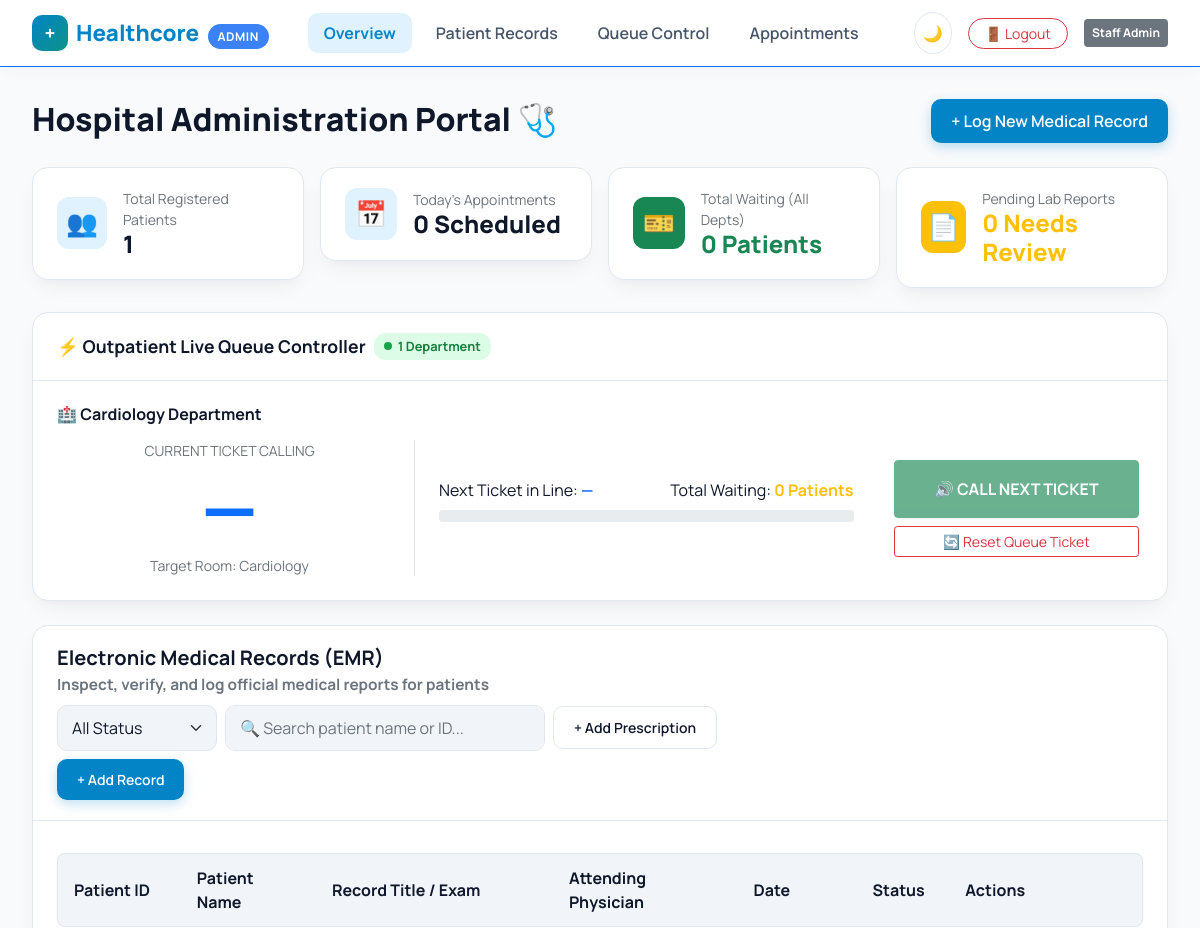
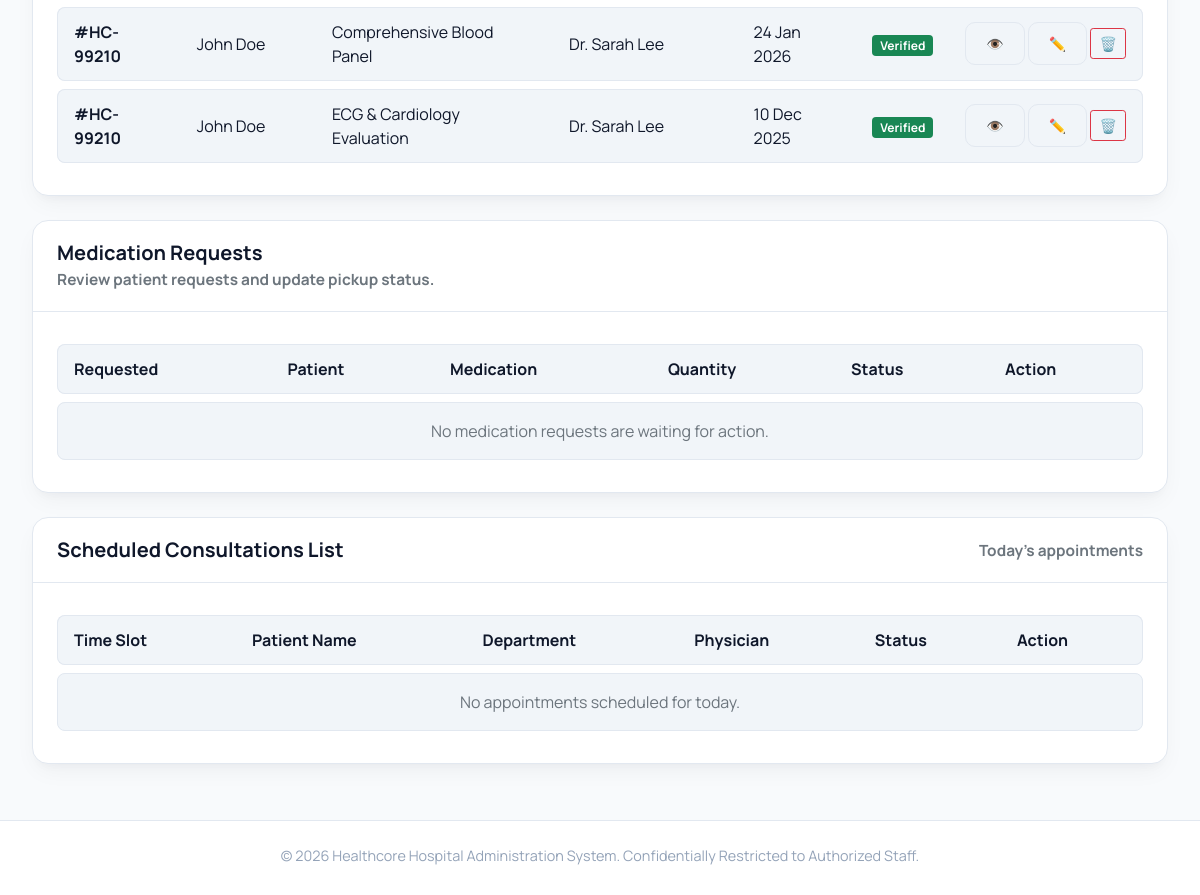
/admin.php (signed in), run on the app's committed database (2 pictures, top to bottom).
### tables this page shows
CREATE TABLE `queue_state` (
  `id` int(11) NOT NULL,
  `department` varchar(100) NOT NULL,
  `currently_serving` int(11) NOT NULL DEFAULT -1,
  `updated_at` timestamp NOT NULL DEFAULT current_timestamp() ON UPDATE current_timestamp()
);

CREATE TABLE `medical_records` (
  `id` int(11) NOT NULL,
  `patient_id` int(11) NOT NULL,
  `doctor_id` int(11) NOT NULL,
  `title` varchar(200) NOT NULL,
  `notes` text DEFAULT NULL,
  `record_date` date NOT NULL,
  `status` enum('Verified','Under Review') DEFAULT 'Under Review',
  `created_at` timestamp NOT NULL DEFAULT current_timestamp()
);

CREATE TABLE `patients` (
  `id` int(11) NOT NULL,
  `user_id` int(11) NOT NULL,
  `patient_code` varchar(20) NOT NULL,
  `dob` date DEFAULT NULL,
  `gender` enum('Male','Female','Other') DEFAULT 'Other',
  `blood_type` varchar(5) DEFAULT NULL,
  `height_cm` int(11) DEFAULT NULL,
  `weight_kg` int(11) DEFAULT NULL,
  `address` varchar(255) DEFAULT NULL,
  `emergency_name` varchar(120) DEFAULT NULL,
  `emergency_phone` varchar(30) DEFAULT NULL,
  `insurance_provider` varchar(150) DEFAULT NULL,
  `insurance_policy_no` varchar(60) DEFAULT NULL,
  `primary_doctor_id` int(11) DEFAULT NULL
);

CREATE TABLE `users` (
  `id` int(11) NOT NULL,
  `role` enum('patient','doctor','admin') NOT NULL DEFAULT 'patient',
  `full_name` varchar(120) NOT NULL,
  `email` varchar(150) NOT NULL,
  `password` varchar(255) NOT NULL,
  `phone` varchar(30) DEFAULT NULL,
  `created_at` timestamp NOT NULL DEFAULT current_timestamp()
);

### admin.php (the view, shortened to what the rows shown need)
<?php
require_once 'auth.php';
require_once 'db.php';
require_once 'queue_helpers.php';
$isDoctor      = current_role() === 'doctor';
$myDepartment  = null;
$queueDepartments = $isDoctor ? [$myDepartment] : active_departments($pdo);
$departmentQueues = [];
foreach ($queueDepartments as $dept) {
    get_or_create_queue($pdo, $dept);
    $serving  = department_currently_serving($pdo, $dept);
    $maxTicket = department_max_ticket($pdo, $dept);
    $nextTicket = department_next_ticket($pdo, $dept);
    $waitingHere = department_waiting_count($pdo, $dept);
    $departmentQueues[] = [
        'department'  => $dept,
        'slug'        => department_slug($dept),
        'ticketPrefix' => department_ticket_prefix($dept),
        'serving'     => $serving,
        'maxTicket'   => $maxTicket,
        'nextTicket'  => $nextTicket,
        'waiting'     => $waitingHere,
        'progressPct' => $maxTicket > 0 ? min(100, max(0, round(($serving / $maxTicket) * 100))) : ($serving >= 0 ? 100 : 0),
    ];
}
$recordsSql = "SELECT mr.*, p.patient_code, u1.full_name AS patient_name, u2.full_name AS doctor_name
                FROM medical_records mr
                JOIN patients p ON p.id = mr.patient_id
                JOIN users u1 ON u1.id = p.user_id
                JOIN doctors d ON d.id = mr.doctor_id
                JOIN users u2 ON u2.id = d.user_id";
$recordsParams = [];
$recordsSql .= ' ORDER BY mr.record_date DESC LIMIT 25';
$stmt = $pdo->prepare($recordsSql);
$stmt->execute($recordsParams);
$records = $stmt->fetchAll();
function statusBadge(string $status): string {
    return match ($status) {
        'Verified', 'Completed', 'Confirmed' => 'bg-success',
        'Under Review', 'Pending' => 'bg-warning text-dark',
        'Arrived', 'Called' => 'bg-info text-dark',
        'Cancelled' => 'bg-danger',
        default => 'bg-secondary',
    };
}
?>
<!DOCTYPE html>
<html lang="en" data-theme="light">
<head>
    <link href="https://cdn.jsdelivr.net/npm/bootstrap@5.0.2/dist/css/bootstrap.min.css" rel="stylesheet">
    <link rel="stylesheet" href="style.css">
</head>
<body>
    <main class="main-wrapper">
        <div class="d-flex align-items-center justify-content-between mb-4 flex-wrap gap-2">
            <div>
                <h2 class="manrope-800 mb-1">Hospital Administration Portal 🩺</h2>
            </div>
        </div>
        <section class="card-custom mb-4" id="queue-controller">
            <div class="card-body-custom">
                <?php foreach ($departmentQueues as $i => $dq): ?>
                    <div class="dept-queue-panel <?= $i > 0 ? 'border-top pt-4 mt-4' : '' ?>"
                         data-department="<?= htmlspecialchars($dq['department']) ?>"
                         data-ticket-prefix="<?= htmlspecialchars($dq['ticketPrefix']) ?>"
                         data-slug="<?= htmlspecialchars($dq['slug']) ?>">
                        <h6 class="manrope-700 mb-3">🏥 <?= htmlspecialchars($dq['department']) ?> Department</h6>
                        <div class="row align-items-center">
                            <div class="col-lg-4 text-center border-end">
                                <small class="text-muted d-block">CURRENT TICKET CALLING</small>
                                <h1 class="display-2 manrope-800 text-primary my-1 dept-serving-ticket"><?= htmlspecialchars(format_department_ticket($dq['department'], $dq['serving'])) ?></h1>
                                <p class="text-muted small mb-0">Target Room: <?= htmlspecialchars($dq['department']) ?></p>
                            </div>
                            <div class="col-lg-5 p-4">
                                <div class="d-flex justify-content-between mb-2">
                                    <span>Next Ticket in Line: <strong class="text-primary"><span class="dept-next-ticket"><?= htmlspecialchars(format_department_ticket($dq['department'], $dq['nextTicket'])) ?></span></strong></span>
                                    <span>Total Waiting: <strong class="text-warning"><span class="dept-waiting-count"><?= $dq['waiting'] ?></span> Patients</strong></span>
                                </div>
                                <div class="progress mb-3" style="height: 12px;">
                                </div>
                            </div>
                            <div class="col-lg-3 text-center p-3">
                                <form method="POST" action="admin.php" class="mb-2">
                                    <button type="submit" class="btn btn-success w-100 py-3 manrope-700 shadow-sm dept-call-next-btn" <?= $dq['waiting'] === 0 ? 'disabled' : '' ?>>🔊 CALL NEXT TICKET</button>
                                </form>
                                <form method="POST" action="admin.php" onsubmit="return confirm('Reset <?= htmlspecialchars($dq['department']) ?> queue serving counter to #1?');">
                                    <button type="submit" class="btn btn-outline-danger btn-sm w-100">🔄 Reset Queue Ticket</button>
                                </form>
                            </div>
                        </div>
                    </div>
                <?php endforeach; ?>
            </div>
        </section>
        <section class="card-custom mb-4" id="records-management">
            <div class="card-body-custom">
                <div class="records-table-container">
                    <table class="records-table">
                        <thead>
                            <tr><th>Patient ID</th><th>Patient Name</th><th>Record Title / Exam</th><th>Attending Physician</th><th>Date</th><th>Status</th><th>Actions</th></tr>
                        </thead>
                        <tbody id="adminRecordsTableBody">
                            <?php foreach ($records as $r): ?>
                                <tr data-status="<?= htmlspecialchars($r['status']) ?>">
                                    <td><strong>#<?= htmlspecialchars($r['patient_code']) ?></strong></td>
                                    <td><?= htmlspecialchars($r['patient_name']) ?></td>
                                    <td><?= htmlspecialchars($r['title']) ?></td>
                                    <td><?= htmlspecialchars($r['doctor_name']) ?></td>
                                    <td><?= date('d M Y', strtotime($r['record_date'])) ?></td>
                                    <td><span class="badge <?= statusBadge($r['status']) ?>"><?= htmlspecialchars($r['status']) ?></span></td>
                                    <td class="text-nowrap">
                                        <button type="button" class="btn btn-sm btn-outline-custom view-record-btn" title="View"
                                                data-patient="<?= htmlspecialchars($r['patient_name']) ?> (#<?= htmlspecialchars($r['patient_code']) ?>)"
                                                data-doctor="<?= htmlspecialchars($r['doctor_name']) ?>"
                                                data-date="<?= date('d M Y', strtotime($r['record_date'])) ?>"
                                                data-status="<?= htmlspecialchars($r['status']) ?>"
                                                data-title="<?= htmlspecialchars($r['title']) ?>"
                                                data-notes="<?= htmlspecialchars($r['notes'] ?? '') ?>">👁️</button>
                                        <button type="button" class="btn btn-sm btn-outline-custom edit-record-btn" title="Edit"
                                                data-id="<?= (int) $r['id'] ?>"
                                                data-patient-id="<?= (int) $r['patient_id'] ?>"
                                                data-doctor-id="<?= (int) $r['doctor_id'] ?>"
                                                data-title="<?= htmlspecialchars($r['title']) ?>"
                                                data-notes="<?= htmlspecialchars($r['notes'] ?? '') ?>"
                                                data-date="<?= htmlspecialchars($r['record_date']) ?>">✏️</button>
                                        <form method="POST" action="admin.php" class="d-inline" onsubmit="return confirm('Delete this medical record? This cannot be undone.');">
                                            <button type="submit" class="btn btn-sm btn-outline-danger" title="Delete">🗑️</button>
                                        </form>
                                    </td>
                                </tr>
                            <?php endforeach; ?>
                        </tbody>
                    </table>
                </div>
            </div>
        </section>
        <?php if (!$isDoctor): ?>
        <section class="card-custom mb-4" id="pharmacy-orders">
            <div class="card-body-custom">
                <div class="records-table-container">
                    <table class="records-table">
                        <thead>
                            <tr><th>Requested</th><th>Patient</th><th>Medication</th><th>Quantity</th><th>Status</th><th>Action</th></tr>
                        </thead>
                    </table>
                </div>
            </div>
        </section>
        <?php endif; ?>
        <section class="card-custom mb-4" id="appointments-management">
            <div class="card-body-custom">
                <div class="records-table-container">
                    <table class="records-table">
                        <thead>
                            <tr><th>Time Slot</th><th>Patient Name</th><th>Department</th><th>Physician</th><th>Status</th><th>Action</th></tr>
                        </thead>
                    </table>
                </div>
            </div>
        </section>
    </main>
</body>
</html>

### data on the page
queue_state: department "Cardiology", format_department_ticket($dq['department'], $dq['serving']) "—", format_department_ticket($dq['department'], $dq['nextTicket']) "—", waiting "0"
medical_records: patient.patient_code "HC-99210", users.full_name "John Doe", title "Comprehensive Blood Panel", users.full_name "Dr. Sarah Lee", record_date "24 Jan 2026", status "Verified"
medical_records: patient.patient_code "HC-99210", users.full_name "John Doe", title "ECG & Cardiology Evaluation", users.full_name "Dr. Sarah Lee", record_date "10 Dec 2025", status "Verified"

### other printed values
$_SESSION['full_name'] "Staff Admin"
$totalPatients "1"
$todaysApptCount "0"
$totalWaitingAllDepts "0"
$pendingReports "0"
count($departmentQueues) "1"
